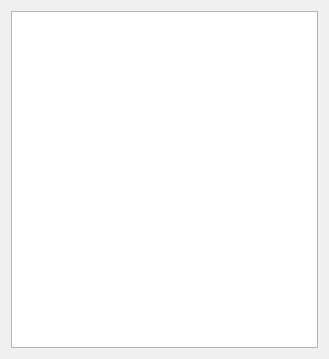
<?xml version="1.0" encoding="UTF-8"?>
<ui version="4.0">
 <class>Overview</class>
 <widget class="QDialog" name="Overview">
  <property name="geometry">
   <rect>
    <x>0</x>
    <y>0</y>
    <width>329</width>
    <height>359</height>
   </rect>
  </property>
  <property name="windowTitle">
   <string>Overview</string>
  </property>
  <layout class="QVBoxLayout" name="verticalLayout">
   <item>
    <widget class="QTextEdit" name="m_textEdit_overview">
     <property name="readOnly">
      <bool>true</bool>
     </property>
    </widget>
   </item>
  </layout>
 </widget>
 <resources/>
 <connections/>
</ui>
